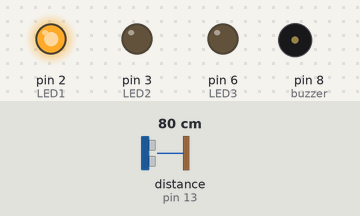
A sketch run on a simulated Arduino Uno, built with avr-gcc and run on an emulated ATmega328P. On the bench: output pins drawn as LEDs (lit = HIGH), buzzer (waves = sounding, pin HIGH). Wiring (inferred from the names in the program): ultrasonic range finder: trigger pin 12; echo pin 13. The test bench sets the inputs (shaded band); at power-on: distance to the obstacle (sensor on pin 13) 80 cm. The echo pulse lasts 58.3 µs per cm; pins used as bus, display or sensor lines are not drawn; what the sketch prints to the serial monitor is not drawn.

Above: at 1.2 s.
1.3 s: distance to the obstacle (sensor on pin 13) set to 17 cm
2.8 s: distance to the obstacle (sensor on pin 13) set to 13 cm
At 3.2 s:
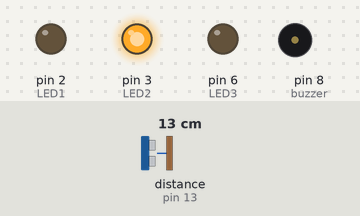
4.3 s: distance to the obstacle (sensor on pin 13) set to 10 cm
At 5.5 s:
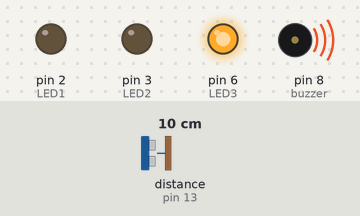
5.8 s: distance to the obstacle (sensor on pin 13) set to 18 cm
At 6.7 s:
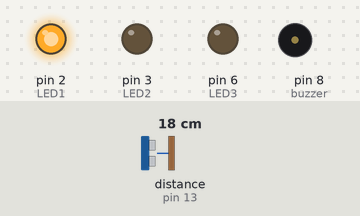
7.3 s: distance to the obstacle (sensor on pin 13) set to 2 cm
At 7.8 s:
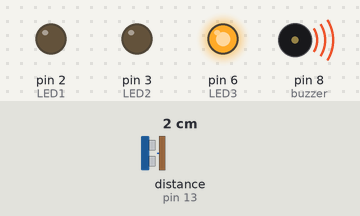
Timing chart, 0 to 9.8 s (numbered marks = the images above; inputs shaded):
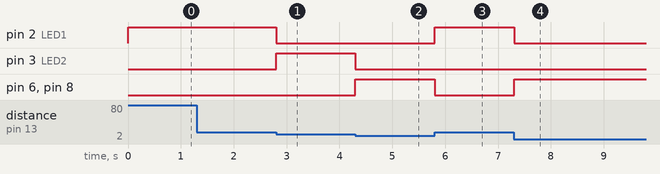

The sketch:

code.ino
```cpp
const int trig = 12;
const int echo = 13;

const int buzzer = 8;
const int LED1 = 2;  // Long distance
const int LED2 = 3;  // Medium distance
const int LED3 = 6;  // Very close distance

int duration = 0;
int distance = 0;

void setup()
{
  pinMode(trig , OUTPUT);
  pinMode(echo , INPUT);

  pinMode(buzzer, OUTPUT);
  pinMode(LED1 , OUTPUT);
  pinMode(LED2 , OUTPUT);
  pinMode(LED3 , OUTPUT);

  Serial.begin(9600);
}

void loop()
{
  digitalWrite(trig , HIGH);
  delayMicroseconds(1000);
  digitalWrite(trig , LOW);

  duration = pulseIn(echo , HIGH);
  distance = (duration / 2) / 28.5;
  Serial.println(distance);

  if (distance <= 10)
  {
    digitalWrite(LED3, HIGH);
    digitalWrite(buzzer, HIGH);
    digitalWrite(LED1, LOW);
    digitalWrite(LED2, LOW);
  }
  else if (distance > 10 && distance <= 15)
  {
    digitalWrite(LED2, HIGH);
    digitalWrite(LED1, LOW);
    digitalWrite(LED3, LOW);
    digitalWrite(buzzer, LOW);
  }
  else
  {
    digitalWrite(LED1, HIGH);
    digitalWrite(LED2, LOW);
    digitalWrite(LED3, LOW);
    digitalWrite(buzzer, LOW);
  }
}
```

Measured:
- the behaviour switches between 16 and 15 cm on distance to the obstacle (sensor on pin 13) (found by bisection; images 0 and 1)
- the behaviour switches between 12 and 11 cm on distance to the obstacle (sensor on pin 13) (found by bisection; images 1 and 2)
- after the input at 2.8 s, pin 2 (LED1): HIGH → LOW at once; pin 3 (LED2): LOW → HIGH at once
- after the input at 4.3 s, pin 3 (LED2): HIGH → LOW at once; pin 6 (LED3), pin 8 (buzzer): LOW → HIGH at once
- after the input at 5.8 s, pin 2 (LED1): LOW → HIGH at once; pin 6 (LED3), pin 8 (buzzer): HIGH → LOW at once
- after the input at 7.3 s, pin 2 (LED1): HIGH → LOW at once; pin 6 (LED3), pin 8 (buzzer): LOW → HIGH at once
